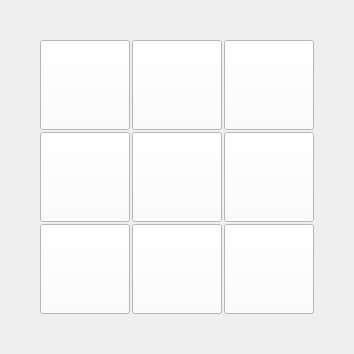
           <widget class="QWidget" name="inside_corners">
            <layout class="QHBoxLayout" name="horizontalLayout_40">
             <property name="spacing">
              <number>2</number>
             </property>
             <property name="leftMargin">
              <number>0</number>
             </property>
             <property name="topMargin">
              <number>0</number>
             </property>
             <property name="rightMargin">
              <number>0</number>
             </property>
             <property name="bottomMargin">
              <number>0</number>
             </property>
             <item>
              <widget class="QWidget" name="widget_41" native="true">
               <property name="sizePolicy">
                <sizepolicy hsizetype="Preferred" vsizetype="Preferred">
                 <horstretch>0</horstretch>
                 <verstretch>0</verstretch>
                </sizepolicy>
               </property>
               <property name="minimumSize">
                <size>
                 <width>0</width>
                 <height>0</height>
                </size>
               </property>
               <property name="maximumSize">
                <size>
                 <width>16777215</width>
                 <height>16777215</height>
                </size>
               </property>
               <property name="styleSheet">
                <string notr="true">QFrame {
    border: none;
}</string>
               </property>
               <layout class="QGridLayout" name="gridLayout_16">
                <property name="leftMargin">
                 <number>0</number>
                </property>
                <property name="topMargin">
                 <number>0</number>
                </property>
                <property name="rightMargin">
                 <number>0</number>
                </property>
                <property name="bottomMargin">
                 <number>0</number>
                </property>
                <property name="spacing">
                 <number>2</number>
                </property>
                <item row="4" column="1">
                 <widget class="QPushButton" name="probe_front_left_inside">
                  <property name="sizePolicy">
                   <sizepolicy hsizetype="Fixed" vsizetype="Fixed">
                    <horstretch>0</horstretch>
                    <verstretch>0</verstretch>
                   </sizepolicy>
                  </property>
                  <property name="minimumSize">
                   <size>
                    <width>90</width>
                    <height>90</height>
                   </size>
                  </property>
                  <property name="maximumSize">
                   <size>
                    <width>90</width>
                    <height>90</height>
                   </size>
                  </property>
                  <property name="toolTip">
                   <string>front_left_inside</string>
                  </property>
                  <property name="styleSheet">
                   <string notr="true">background: white;</string>
                  </property>
                  <property name="text">
                   <string/>
                  </property>
                  <property name="icon">
                   <iconset>
                    <normaloff>../images/widgets/basic_probe_icons/inside_front_left_corner.png</normaloff>../images/widgets/basic_probe_icons/inside_front_left_corner.png</iconset>
                  </property>
                  <property name="iconSize">
                   <size>
                    <width>90</width>
                    <height>90</height>
                   </size>
                  </property>
                  <property name="filename" stdset="0">
                   <string>probe_front_left_inside</string>
                  </property>
                  <attribute name="buttonGroup">
                   <string notr="true">inside_buttonGroup</string>
                  </attribute>
                 </widget>
                </item>
                <item row="5" column="4">
                 <spacer name="verticalSpacer_21">
                  <property name="orientation">
                   <enum>Qt::Vertical</enum>
                  </property>
                  <property name="sizeHint" stdset="0">
                   <size>
                    <width>20</width>
                    <height>40</height>
                   </size>
                  </property>
                 </spacer>
                </item>
                <item row="0" column="4">
                 <spacer name="verticalSpacer_22">
                  <property name="orientation">
                   <enum>Qt::Vertical</enum>
                  </property>
                  <property name="sizeHint" stdset="0">
                   <size>
                    <width>20</width>
                    <height>40</height>
                   </size>
                  </property>
                 </spacer>
                </item>
                <item row="2" column="0">
                 <spacer name="horizontalSpacer_8">
                  <property name="orientation">
                   <enum>Qt::Horizontal</enum>
                  </property>
                  <property name="sizeHint" stdset="0">
                   <size>
                    <width>40</width>
                    <height>20</height>
                   </size>
                  </property>
                 </spacer>
                </item>
                <item row="1" column="1">
                 <widget class="QPushButton" name="probe_back_left_inside">
                  <property name="sizePolicy">
                   <sizepolicy hsizetype="Fixed" vsizetype="Fixed">
                    <horstretch>0</horstretch>
                    <verstretch>0</verstretch>
                   </sizepolicy>
                  </property>
                  <property name="minimumSize">
                   <size>
                    <width>90</width>
                    <height>90</height>
                   </size>
                  </property>
                  <property name="maximumSize">
                   <size>
                    <width>90</width>
                    <height>90</height>
                   </size>
                  </property>
                  <property name="toolTip">
                   <string>back_left_inside</string>
                  </property>
                  <property name="styleSheet">
                   <string notr="true">background: white;</string>
                  </property>
                  <property name="text">
                   <string/>
                  </property>
                  <property name="icon">
                   <iconset>
                    <normaloff>../images/widgets/basic_probe_icons/inside_back_left_corner.png</normaloff>../images/widgets/basic_probe_icons/inside_back_left_corner.png</iconset>
                  </property>
                  <property name="iconSize">
                   <size>
                    <width>90</width>
                    <height>90</height>
                   </size>
                  </property>
                  <property name="filename" stdset="0">
                   <string>probe_back_left_inside</string>
                  </property>
                  <attribute name="buttonGroup">
                   <string notr="true">inside_buttonGroup</string>
                  </attribute>
                 </widget>
                </item>
                <item row="1" column="4">
                 <widget class="QPushButton" name="probe_y_plus_wco">
                  <property name="sizePolicy">
                   <sizepolicy hsizetype="Fixed" vsizetype="Fixed">
                    <horstretch>0</horstretch>
                    <verstretch>0</verstretch>
                   </sizepolicy>
                  </property>
                  <property name="minimumSize">
                   <size>
                    <width>90</width>
                    <height>90</height>
                   </size>
                  </property>
                  <property name="maximumSize">
                   <size>
                    <width>90</width>
                    <height>90</height>
                   </size>
                  </property>
                  <property name="toolTip">
                   <string>y_plus_wco</string>
                  </property>
                  <property name="styleSheet">
                   <string notr="true">background: white;</string>
                  </property>
                  <property name="text">
                   <string/>
                  </property>
                  <property name="icon">
                   <iconset>
                    <normaloff>../images/widgets/basic_probe_icons/y_plus.png</normaloff>../images/widgets/basic_probe_icons/y_plus.png</iconset>
                  </property>
                  <property name="iconSize">
                   <size>
                    <width>90</width>
                    <height>90</height>
                   </size>
                  </property>
                  <property name="filename" stdset="0">
                   <string>probe_y_plus_wco</string>
                  </property>
                  <attribute name="buttonGroup">
                   <string notr="true">inside_buttonGroup</string>
                  </attribute>
                 </widget>
                </item>
                <item row="2" column="4">
                 <widget class="QPushButton" name="probe_z_minus_wco_inside">
                  <property name="sizePolicy">
                   <sizepolicy hsizetype="Fixed" vsizetype="Fixed">
                    <horstretch>0</horstretch>
                    <verstretch>0</verstretch>
                   </sizepolicy>
                  </property>
                  <property name="minimumSize">
                   <size>
                    <width>90</width>
                    <height>90</height>
                   </size>
                  </property>
                  <property name="maximumSize">
                   <size>
                    <width>90</width>
                    <height>90</height>
                   </size>
                  </property>
                  <property name="toolTip">
                   <string>z_minus_wco</string>
                  </property>
                  <property name="styleSheet">
                   <string notr="true">background: white;</string>
                  </property>
                  <property name="text">
                   <string/>
                  </property>
                  <property name="icon">
                   <iconset>
                    <normaloff>../images/widgets/basic_probe_icons/z_top.png</normaloff>../images/widgets/basic_probe_icons/z_top.png</iconset>
                  </property>
                  <property name="iconSize">
                   <size>
                    <width>90</width>
                    <height>90</height>
                   </size>
                  </property>
                  <property name="filename" stdset="0">
                   <string>probe_z_minus_wco</string>
                  </property>
                  <attribute name="buttonGroup">
                   <string notr="true">inside_buttonGroup</string>
                  </attribute>
                 </widget>
                </item>
                <item row="1" column="5">
                 <widget class="QPushButton" name="probe_back_right_inside">
                  <property name="sizePolicy">
                   <sizepolicy hsizetype="Fixed" vsizetype="Fixed">
                    <horstretch>0</horstretch>
                    <verstretch>0</verstretch>
                   </sizepolicy>
                  </property>
                  <property name="minimumSize">
                   <size>
                    <width>90</width>
                    <height>90</height>
                   </size>
                  </property>
                  <property name="maximumSize">
                   <size>
                    <width>90</width>
                    <height>90</height>
                   </size>
                  </property>
                  <property name="toolTip">
                   <string>back_right_inside</string>
                  </property>
                  <property name="styleSheet">
                   <string notr="true">background: white;</string>
                  </property>
                  <property name="text">
                   <string/>
                  </property>
                  <property name="icon">
                   <iconset>
                    <normaloff>../images/widgets/basic_probe_icons/inside_back_right_corner.png</normaloff>../images/widgets/basic_probe_icons/inside_back_right_corner.png</iconset>
                  </property>
                  <property name="iconSize">
                   <size>
                    <width>90</width>
                    <height>90</height>
                   </size>
                  </property>
                  <property name="filename" stdset="0">
                   <string>probe_back_right_inside</string>
                  </property>
                  <attribute name="buttonGroup">
                   <string notr="true">inside_buttonGroup</string>
                  </attribute>
                 </widget>
                </item>
                <item row="4" column="4">
                 <widget class="QPushButton" name="probe_y_minus_wco">
                  <property name="sizePolicy">
                   <sizepolicy hsizetype="Fixed" vsizetype="Fixed">
                    <horstretch>0</horstretch>
                    <verstretch>0</verstretch>
                   </sizepolicy>
                  </property>
                  <property name="minimumSize">
                   <size>
                    <width>90</width>
                    <height>90</height>
                   </size>
                  </property>
                  <property name="maximumSize">
                   <size>
                    <width>90</width>
                    <height>90</height>
                   </size>
                  </property>
                  <property name="toolTip">
                   <string>y_minus_wco</string>
                  </property>
                  <property name="styleSheet">
                   <string notr="true">background: white;</string>
                  </property>
                  <property name="text">
                   <string/>
                  </property>
                  <property name="icon">
                   <iconset>
                    <normaloff>../images/widgets/basic_probe_icons/y_minus.png</normaloff>../images/widgets/basic_probe_icons/y_minus.png</iconset>
                  </property>
                  <property name="iconSize">
                   <size>
                    <width>90</width>
                    <height>90</height>
                   </size>
                  </property>
                  <property name="filename" stdset="0">
                   <string>probe_y_minus_wco</string>
                  </property>
                  <attribute name="buttonGroup">
                   <string notr="true">inside_buttonGroup</string>
                  </attribute>
                 </widget>
                </item>
                <item row="2" column="1">
                 <widget class="QPushButton" name="probe_x_minus_wco">
                  <property name="sizePolicy">
                   <sizepolicy hsizetype="Fixed" vsizetype="Fixed">
                    <horstretch>0</horstretch>
                    <verstretch>0</verstretch>
                   </sizepolicy>
                  </property>
                  <property name="minimumSize">
                   <size>
                    <width>90</width>
                    <height>90</height>
                   </size>
                  </property>
                  <property name="maximumSize">
                   <size>
                    <width>90</width>
                    <height>90</height>
                   </size>
                  </property>
                  <property name="toolTip">
                   <string>x_minus_wco</string>
                  </property>
                  <property name="styleSheet">
                   <string notr="true">background: white;</string>
                  </property>
                  <property name="text">
                   <string/>
                  </property>
                  <property name="icon">
                   <iconset>
                    <normaloff>../images/widgets/basic_probe_icons/x_minus.png</normaloff>../images/widgets/basic_probe_icons/x_minus.png</iconset>
                  </property>
                  <property name="iconSize">
                   <size>
                    <width>90</width>
                    <height>90</height>
                   </size>
                  </property>
                  <property name="filename" stdset="0">
                   <string>probe_x_minus_wco</string>
                  </property>
                  <attribute name="buttonGroup">
                   <string notr="true">inside_buttonGroup</string>
                  </attribute>
                 </widget>
                </item>
                <item row="4" column="5">
                 <widget class="QPushButton" name="probe_front_right_inside">
                  <property name="sizePolicy">
                   <sizepolicy hsizetype="Fixed" vsizetype="Fixed">
                    <horstretch>0</horstretch>
                    <verstretch>0</verstretch>
                   </sizepolicy>
                  </property>
                  <property name="minimumSize">
                   <size>
                    <width>90</width>
                    <height>90</height>
                   </size>
                  </property>
                  <property name="maximumSize">
                   <size>
                    <width>90</width>
                    <height>90</height>
                   </size>
                  </property>
                  <property name="toolTip">
                   <string>front_right_inside</string>
                  </property>
                  <property name="styleSheet">
                   <string notr="true">background: white;</string>
                  </property>
                  <property name="text">
                   <string/>
                  </property>
                  <property name="icon">
                   <iconset>
                    <normaloff>../images/widgets/basic_probe_icons/inside_front_right_corner.png</normaloff>../images/widgets/basic_probe_icons/inside_front_right_corner.png</iconset>
                  </property>
                  <property name="iconSize">
                   <size>
                    <width>90</width>
                    <height>90</height>
                   </size>
                  </property>
                  <property name="filename" stdset="0">
                   <string>probe_front_right_inside</string>
                  </property>
                  <attribute name="buttonGroup">
                   <string notr="true">inside_buttonGroup</string>
                  </attribute>
                 </widget>
                </item>
                <item row="2" column="5">
                 <widget class="QPushButton" name="probe_x_plus_wco">
                  <property name="sizePolicy">
                   <sizepolicy hsizetype="Fixed" vsizetype="Fixed">
                    <horstretch>0</horstretch>
                    <verstretch>0</verstretch>
                   </sizepolicy>
                  </property>
                  <property name="minimumSize">
                   <size>
                    <width>90</width>
                    <height>90</height>
                   </size>
                  </property>
                  <property name="maximumSize">
                   <size>
                    <width>90</width>
                    <height>90</height>
                   </size>
                  </property>
                  <property name="toolTip">
                   <string>x_plus_wco</string>
                  </property>
                  <property name="styleSheet">
                   <string notr="true">background: white;</string>
                  </property>
                  <property name="text">
                   <string/>
                  </property>
                  <property name="icon">
                   <iconset>
                    <normaloff>../images/widgets/basic_probe_icons/x_plus.png</normaloff>../images/widgets/basic_probe_icons/x_plus.png</iconset>
                  </property>
                  <property name="iconSize">
                   <size>
                    <width>90</width>
                    <height>90</height>
                   </size>
                  </property>
                  <property name="filename" stdset="0">
                   <string>probe_x_plus_wco</string>
                  </property>
                  <attribute name="buttonGroup">
                   <string notr="true">inside_buttonGroup</string>
                  </attribute>
                 </widget>
                </item>
                <item row="2" column="6">
                 <spacer name="horizontalSpacer_9">
                  <property name="orientation">
                   <enum>Qt::Horizontal</enum>
                  </property>
                  <property name="sizeHint" stdset="0">
                   <size>
                    <width>40</width>
                    <height>20</height>
                   </size>
                  </property>
                 </spacer>
                </item>
               </layout>
              </widget>
             </item>
            </layout>
           </widget>
